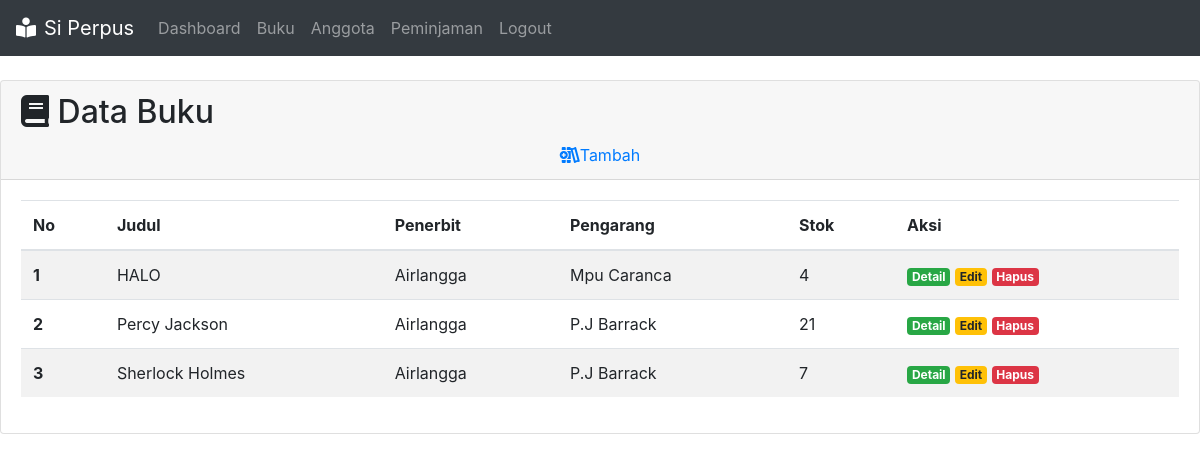
The page /buku/index.php on the database its author committed.
### tables this page shows
CREATE TABLE `buku` (
  `id_buku` int(3) NOT NULL,
  `judul` varchar(255) NOT NULL,
  `penerbit` varchar(50) NOT NULL,
  `pengarang` varchar(50) NOT NULL,
  `ringkasan` text NOT NULL,
  `cover` varchar(255) NOT NULL,
  `stok` int(3) NOT NULL,
  `id_kategori` int(3) DEFAULT NULL
);

### buku/index.php (the view, shortened to what this page needs)
<?php
include '../koneksi.php';
?>
<?php
$sql = "SELECT * FROM buku ORDER BY judul ";
$res = mysqli_query($koneksi, $sql);
$pinjam = array();
while ($data = mysqli_fetch_assoc($res)) {
	$pinjam[] = $data;
}
?>
<?php
include '../aset/header.php';
?>
<div class="card">
  <div class="card-header">
    <h2 class="card-title"><i class="fas fa-book"></i> Data Buku
    </h2>
    <center>
      <a href="tambah.php"><i class="fas fa-books-medical"></i>Tambah</a>
    </center>
  </div>
  <div class="card-body">
  	<table class="table table-striped">
  <thead>
    <tr>
      <th scope="col">No</th>
      <th scope="col">Judul</th>
      <th scope="col">Penerbit</th>
      <th scope="col">Pengarang</th>
      <th scope="col">Stok</th>
      <th scope="col">Aksi</th>
    </tr>
  </thead>
  <tbody>
  	<?php
  		$no = 1;
  		foreach ($pinjam as $p ) {
  		?>
  		<tr>
  			<th scope = "row"><?= $no ?></th>
  			<td><?= $p['judul'];?></td>
        <td><?= $p['penerbit'];?></td>
  			<td><?= $p['pengarang']; ?></td>
  			<td><?= $p['stok'];?> </td>
  			<td>
  				<a href="detail.php?id_buku=<?= $p['id_buku']; ?>" class="badge badge-success">Detail</a>
				  <a href="edit.php?id_buku=<?= $p['id_buku']; ?>" class="badge badge-warning">Edit</a>
				  <a href="hapus.php?id_buku=<?= $p['id_buku']; ?>" class="badge badge-danger">Hapus</a>
  			</td>
  		</tr>
  		<?php
  			$no++;
  		}
  		?>
  </tbody>
</table>
  </div>
</div>
<?php
include '../aset/footer.php';
?>

### rows shown on the page
buku: judul "HALO", penerbit "Airlangga", pengarang "Mpu Caranca", stok "4"
buku: judul "Percy Jackson", penerbit "Airlangga", pengarang "P.J Barrack", stok "21"
buku: judul "Sherlock Holmes", penerbit "Airlangga", pengarang "P.J Barrack", stok "7"
